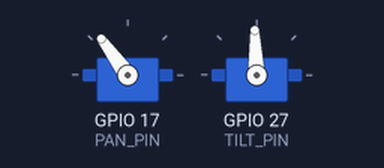
A program run on a simulated Raspberry Pi (BCM pin numbers). On the bench: 2 × servo. Servo angles are drawn from the pulse width (0.5 ms = 0°, 2.5 ms = 180°); the clock reads 2024-03-15 10:24:30 at power-on unless the program sets it; what the program prints to the terminal is not drawn. At 31.0 s the program stops and its outputs stay as they are.

Above: at 0.05 s.
At 0.75 s:
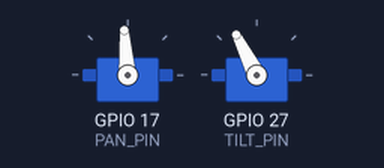
At 1.5 s:
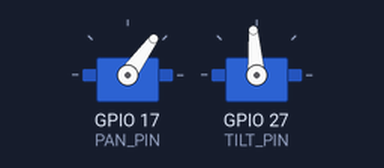
At 2.95 s:
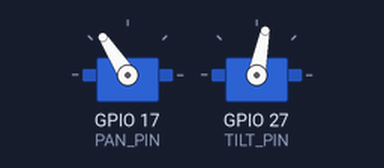
Timing chart, 0 to 7.2 s (numbered marks = the images above):
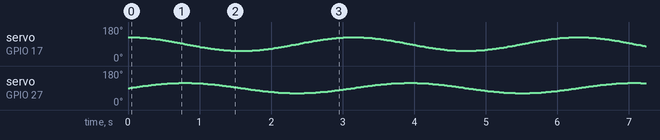

The program:

servo-orbit.py
```python
"""
เนื่องจาก MG996R เป็นมอเตอร์เฟืองเหล็กและกินไฟสูง เมื่อมันเคลื่อนที่พร้อมกันสองตัว ให้สังเกตว่า Raspberry Pi ของคุณมีไฟสีแดงกระพริบหรือค้างหรือไม่ ถ้ามีอาการ Pi ค้าง แสดงว่า Step Down จ่ายแอมป์ไม่พอครับ

"""

import pigpio
import time
import math

pi = pigpio.pi()

# กำหนดขา GPIO
PAN_PIN = 17   # ตัวล่าง Pan
TILT_PIN = 27  # ตัวบน Tilt

# --- การตั้งค่าขอบเขตความปลอดภัย (MG996R) ---
PAN_CENTER = 1500
TILT_CENTER = 1500
TILT_SAFE_MIN = 1150  # จุดที่หาไว้ไม่ให้ชนน็อต

# ระยะการส่าย (Amplitude) - ปรับลด/เพิ่มได้ตามต้องการ
# เราจะไม่ส่ายสุด 180 องศาเพื่อความนุ่มนวลในการทดสอบ orbit
PAN_RANGE = 400   # จะส่ายระหว่าง 1100 ถึง 1900
TILT_RANGE = 300   # จะก้มเงยระหว่าง 1200 ถึง 1800 (ปลอดภัยจาก 1150)

if not pi.connected:
    print("กรุณารัน sudo pigpiod ก่อน!")
    exit()


def orbit_test(duration_sec=20):
    print(f"เริ่มการทดสอบ Orbit ({duration_sec} วินาที)...")
    start_time = time.time()

    try:
        while (time.time() - start_time) < duration_sec:
            # ใช้เวลาเป็นตัวแปรสร้างมุม (t)
            t = (time.time() - start_time) * 2  # คูณ 2 คือความเร็วในการหมุน

            # คำนวณตำแหน่ง Pan (วงกลมใช้ Cosine)
            pan_val = PAN_CENTER + (math.cos(t) * PAN_RANGE)

            # คำนวณตำแหน่ง Tilt (วงกลมใช้ Sine)
            tilt_val = TILT_CENTER + (math.sin(t) * TILT_RANGE)

            # ตรวจสอบความปลอดภัยของ Tilt อีกครั้งก่อนสั่งงาน
            if tilt_val < TILT_SAFE_MIN:
                tilt_val = TILT_SAFE_MIN

            # ส่งคำสั่งพร้อมกัน
            pi.set_servo_pulsewidth(PAN_PIN, int(pan_val))
            pi.set_servo_pulsewidth(TILT_PIN, int(tilt_val))

            # หน่วงเวลาเล็กน้อยเพื่อให้การเคลื่อนที่นุ่มนวล (50Hz)
            time.sleep(0.02)

    except KeyboardInterrupt:
        pass

    # รีเซ็ตกลับจุดกลาง
    print("\nจบการทดสอบ กลับสู่จุดกึ่งกลาง")
    pi.set_servo_pulsewidth(PAN_PIN, PAN_CENTER)
    pi.set_servo_pulsewidth(TILT_PIN, TILT_CENTER)
    time.sleep(1)


if __name__ == "__main__":
    try:
        orbit_test(30)  # ทดสอบ 30 วินาที
    finally:
        # ปิดสัญญาณเพื่อถนอมมอเตอร์
        pi.set_servo_pulsewidth(PAN_PIN, 0)
        pi.set_servo_pulsewidth(TILT_PIN, 0)
        pi.stop()
        print("เสร็จสิ้น")
```
